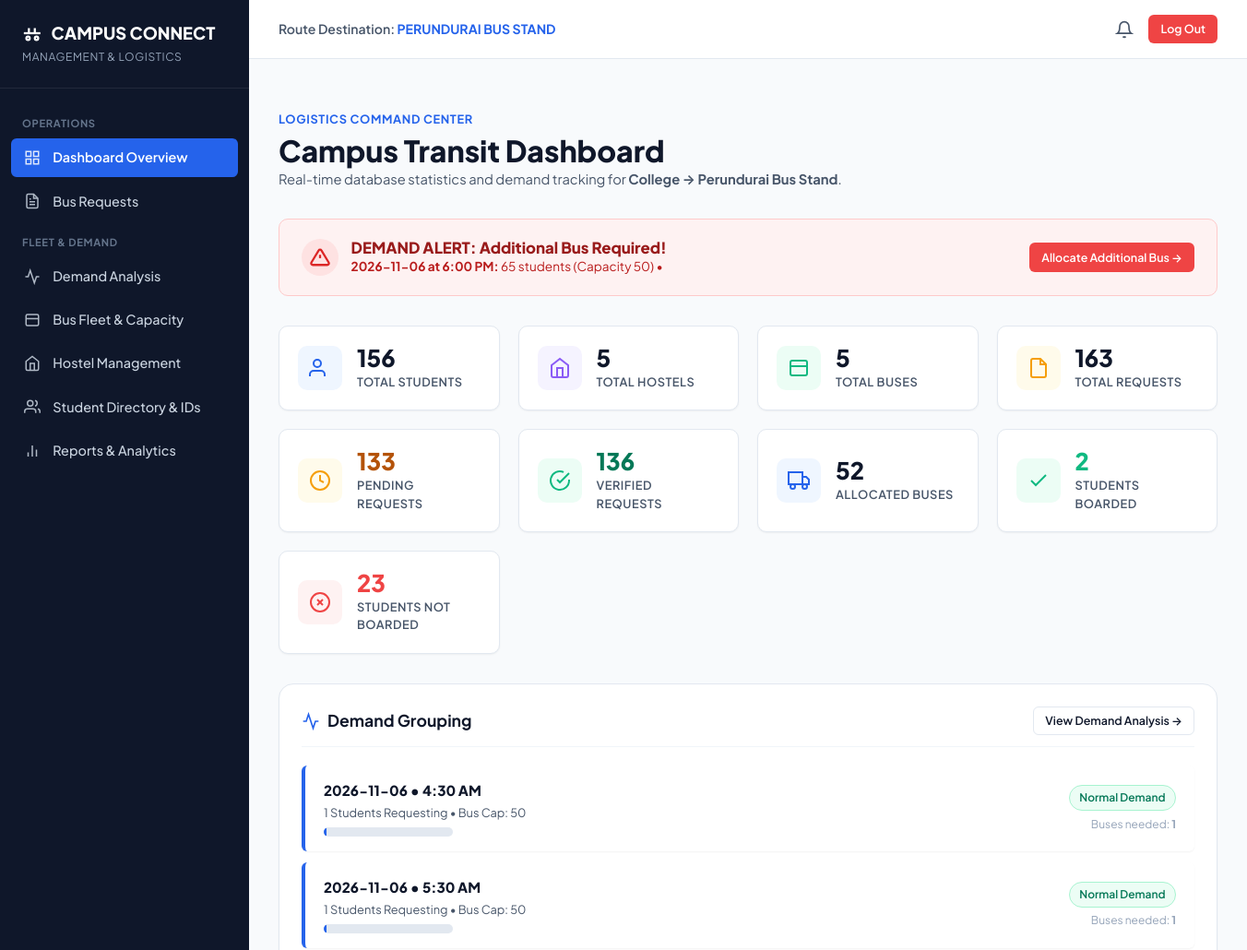
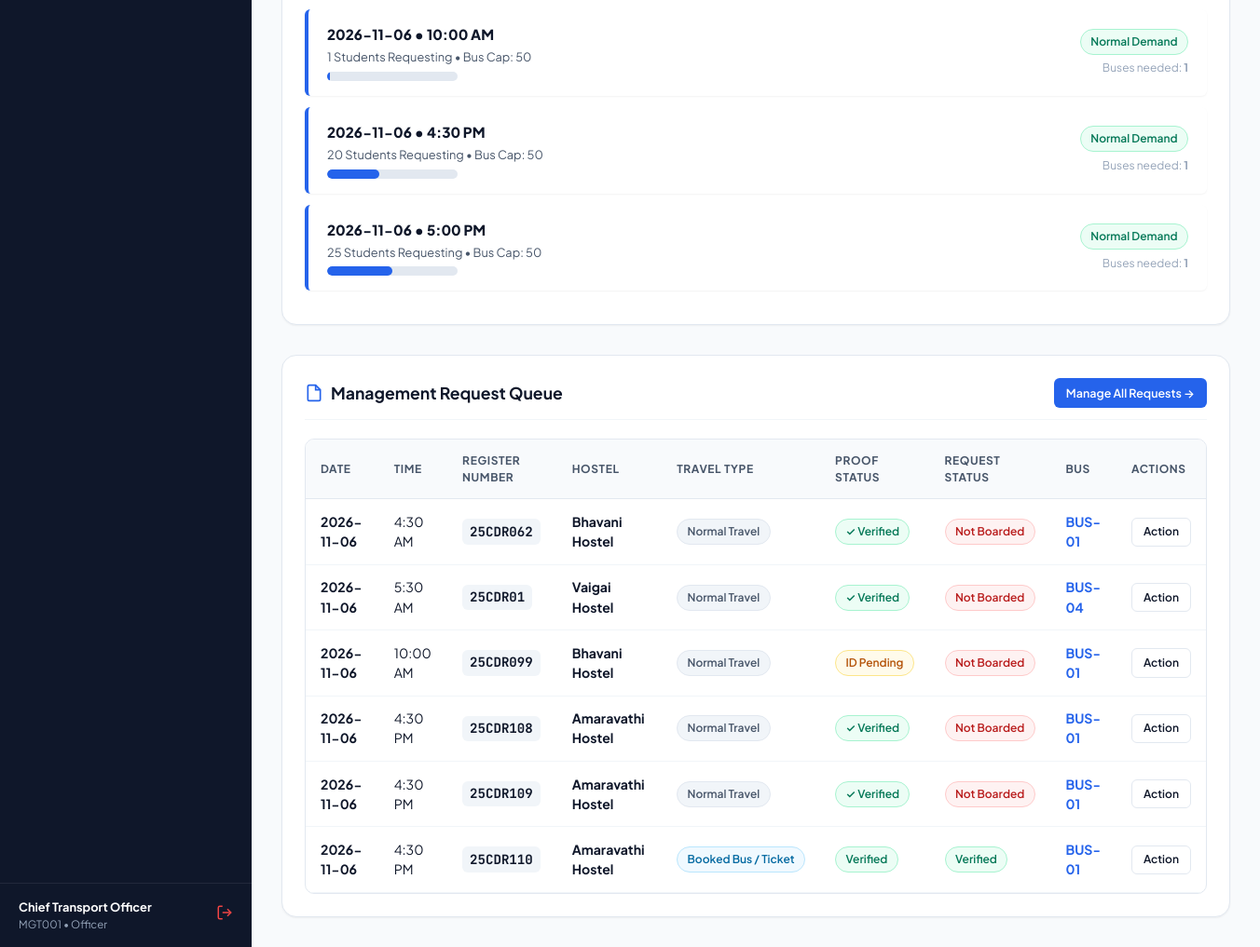
Page /management/dashboard (signed in) on the committed database (2 pictures, top to bottom).
### tables this page shows
CREATE TABLE "bus_requests" (
                id INTEGER PRIMARY KEY AUTOINCREMENT,
                student_id INTEGER NOT NULL,
                hostel_id INTEGER NOT NULL,
                travel_date TEXT NOT NULL,
                required_time TEXT NOT NULL,
                travel_type TEXT NOT NULL CHECK(travel_type IN ('Normal Travel', 'Special Permission', 'Booked Bus / Ticket')),
                travel_reason TEXT,
                proof_path TEXT,
                proof_status TEXT DEFAULT 'Not Uploaded' CHECK(proof_status IN ('Not Uploaded', 'Uploaded', 'Under Review', 'Verified', 'Rejected')),
                request_status TEXT DEFAULT 'Pending' CHECK(request_status IN ('Pending', 'Under Review', 'Verified', 'Bus Allocated', 'Boarding Open', 'Boarded', 'Not Boarded', 'Cancelled', 'Rejected', 'Completed')),
                bus_id INTEGER,
                cancellation_reason TEXT,
                created_at TIMESTAMP DEFAULT CURRENT_TIMESTAMP,
                updated_at TIMESTAMP DEFAULT CURRENT_TIMESTAMP,
                FOREIGN KEY (student_id) REFERENCES users (id) ON DELETE CASCADE,
                FOREIGN KEY (hostel_id) REFERENCES hostels (id) ON DELETE RESTRICT,
                FOREIGN KEY (bus_id) REFERENCES buses (id) ON DELETE SET NULL
            );

CREATE TABLE users (
    id INTEGER PRIMARY KEY AUTOINCREMENT,
    name TEXT NOT NULL,
    register_number TEXT UNIQUE,
    email TEXT UNIQUE NOT NULL,
    password_hash TEXT NOT NULL,
    phone TEXT,
    department TEXT,
    year INTEGER,
    hostel_id INTEGER,
    role TEXT NOT NULL CHECK(role IN ('student', 'management')),
    id_card_path TEXT,
    verification_status TEXT DEFAULT 'Pending' CHECK(verification_status IN ('Pending', 'Verified', 'Rejected')),
    created_at TIMESTAMP DEFAULT CURRENT_TIMESTAMP,
    FOREIGN KEY (hostel_id) REFERENCES hostels (id) ON DELETE SET NULL
);

CREATE TABLE hostels (
    id INTEGER PRIMARY KEY AUTOINCREMENT,
    hostel_name TEXT UNIQUE NOT NULL,
    status TEXT DEFAULT 'Active' CHECK(status IN ('Active', 'Inactive')),
    created_at TIMESTAMP DEFAULT CURRENT_TIMESTAMP
);

CREATE TABLE buses (
    id INTEGER PRIMARY KEY AUTOINCREMENT,
    bus_number TEXT UNIQUE NOT NULL,
    bus_name TEXT NOT NULL,
    capacity INTEGER NOT NULL DEFAULT 50,
    driver_name TEXT NOT NULL,
    driver_contact TEXT NOT NULL,
    route TEXT NOT NULL DEFAULT 'College → Perundurai Bus Stand',
    status TEXT DEFAULT 'Active' CHECK(status IN ('Active', 'Inactive', 'Maintenance')),
    created_at TIMESTAMP DEFAULT CURRENT_TIMESTAMP
);

### routes/management_routes.py (the view)
@management_bp.route('/dashboard')
@login_required
@role_required('management')
def dashboard():
    sim_time = get_current_simulated_time()
    BoardingService.sync_and_check_missed_boarding(sim_time)
    metrics = RequestModel.get_dashboard_metrics()
    hashmap_view = RequestService.get_management_request_view()
    timeline = BusService.get_schedule_timeline_data(simulated_datetime=sim_time)
    active_buses = BusModel.get_all_with_occupancy()
    recent_requests = hashmap_view['sorted_requests'][:6]
    unread_notifications = NotificationService.get_unread_count(session['user_id'])
    return render_template(
        'management/dashboard.html',
        metrics=metrics,
        high_demand_slots=hashmap_view['high_demand_slots'],
        demand_analysis=hashmap_view['demand_analysis'][:5],
        recent_requests=recent_requests,
        timeline=timeline[:4],
        buses=active_buses,
        unread_notifications=unread_notifications,
        simulated_time_str=session.get('simulated_datetime')
    )

### templates/management/dashboard.html (shortened to what this page needs)
{% extends "management/base_management.html" %}
{% block content %}
<div style="margin-bottom: 2rem;">
  <span style="font-size: 0.8rem; font-weight: 700; color: var(--primary); text-transform: uppercase; letter-spacing: 0.05em;">Logistics Command Center</span>
  <h1 style="font-size: 2rem; font-weight: 800; margin-top: 0.2rem;">Campus Transit Dashboard</h1>
  <p style="color: var(--text-secondary); font-size: 0.92rem;">
    Real-time database statistics and demand tracking for <strong>College &rarr; Perundurai Bus Stand</strong>.
  </p>
</div>
{% if high_demand_slots %}
  <div style="background: #fef2f2; border: 1px solid #fecaca; border-radius: var(--radius-md); padding: 1.25rem 1.5rem; margin-bottom: 2rem; display: flex; align-items: center; justify-content: space-between; flex-wrap: wrap; gap: 1rem;">
    <div style="display: flex; align-items: center; gap: 0.85rem;">
      <div style="width: 40px; height: 40px; background: #fee2e2; color: #dc2626; border-radius: 50%; display: flex; align-items: center; justify-content: center; flex-shrink: 0;">
        <svg width="22" height="22" viewBox="0 0 24 24" fill="none" stroke="currentColor" stroke-width="2.5"><path d="M10.29 3.86L1.82 18a2 2 0 0 0 1.71 3h16.94a2 2 0 0 0 1.71-3L13.71 3.86a2 2 0 0 0-3.42 0z"></path><line x1="12" y1="9" x2="12" y2="13"></line><line x1="12" y1="17" x2="12.01" y2="17"></line></svg>
      </div>
      <div>
        <h4 style="color: #991b1b; font-size: 1.05rem; font-weight: 800;">DEMAND ALERT: Additional Bus Required!</h4>
        <div style="font-size: 0.85rem; color: #b91c1c;">
          {% for slot in high_demand_slots %}
            <strong>{{ slot.travel_date }} at {{ slot.formatted_time }}:</strong> {{ slot.student_count }} students (Capacity {{ slot.bus_capacity }}) &bull;
          {% endfor %}
        </div>
      </div>
    </div>
    <a href="{{ url_for('management.requests_view') }}" class="btn btn-danger btn-sm">Allocate Additional Bus &rarr;</a>
  </div>
{% endif %}
<div class="stats-grid">
  <div class="stat-card">
    <div class="stat-icon blue">
      <svg width="24" height="24" viewBox="0 0 24 24" fill="none" stroke="currentColor" stroke-width="2"><path d="M17 21v-2a4 4 0 0 0-4-4H5a4 4 0 0 0-4 4v2"></path><circle cx="9" cy="7" r="4"></circle></svg>
    </div>
    <div class="stat-info">
      <div class="stat-value">{{ metrics.total_students }}</div>
      <div class="stat-label">Total Students</div>
    </div>
  </div>
  <div class="stat-card">
    <div class="stat-icon purple">
      <svg width="24" height="24" viewBox="0 0 24 24" fill="none" stroke="currentColor" stroke-width="2"><path d="M3 9l9-7 9 7v11a2 2 0 0 1-2 2H5a2 2 0 0 1-2-2z"></path><polyline points="9 22 9 12 15 12 15 22"></polyline></svg>
    </div>
    <div class="stat-info">
      <div class="stat-value">{{ metrics.total_hostels }}</div>
      <div class="stat-label">Total Hostels</div>
    </div>
  </div>
  <div class="stat-card">
    <div class="stat-icon green">
      <svg width="24" height="24" viewBox="0 0 24 24" fill="none" stroke="currentColor" stroke-width="2"><rect x="3" y="4" width="18" height="16" rx="2"></rect><line x1="3" y1="10" x2="21" y2="10"></line></svg>
    </div>
    <div class="stat-info">
      <div class="stat-value">{{ metrics.total_buses }}</div>
      <div class="stat-label">Total Buses</div>
    </div>
  </div>
  <div class="stat-card">
    <div class="stat-icon amber">
      <svg width="24" height="24" viewBox="0 0 24 24" fill="none" stroke="currentColor" stroke-width="2"><path d="M14 2H6a2 2 0 0 0-2 2v16a2 2 0 0 0 2 2h12a2 2 0 0 0 2-2V8z"></path><polyline points="14 2 14 8 20 8"></polyline></svg>
    </div>
    <div class="stat-info">
      <div class="stat-value">{{ metrics.total_requests }}</div>
      <div class="stat-label">Total Requests</div>
    </div>
  </div>
  <div class="stat-card">
    <div class="stat-icon amber">
      <svg width="24" height="24" viewBox="0 0 24 24" fill="none" stroke="currentColor" stroke-width="2"><circle cx="12" cy="12" r="10"></circle><polyline points="12 6 12 12 16 14"></polyline></svg>
    </div>
    <div class="stat-info">
      <div class="stat-value" style="color: var(--warning-dark);">{{ metrics.pending_requests }}</div>
      <div class="stat-label">Pending Requests</div>
    </div>
  </div>
  <div class="stat-card">
    <div class="stat-icon green">
      <svg width="24" height="24" viewBox="0 0 24 24" fill="none" stroke="currentColor" stroke-width="2"><path d="M22 11.08V12a10 10 0 1 1-5.93-9.14"></path><polyline points="22 4 12 14.01 9 11.01"></polyline></svg>
    </div>
    <div class="stat-info">
      <div class="stat-value" style="color: var(--success-dark);">{{ metrics.verified_requests }}</div>
      <div class="stat-label">Verified Requests</div>
    </div>
  </div>
  <div class="stat-card">
    <div class="stat-icon blue">
      <svg width="24" height="24" viewBox="0 0 24 24" fill="none" stroke="currentColor" stroke-width="2"><rect x="1" y="3" width="15" height="13"></rect><polygon points="16 8 20 8 23 11 23 16 16 16 16 8"></polygon><circle cx="5.5" cy="18.5" r="2.5"></circle><circle cx="18.5" cy="18.5" r="2.5"></circle></svg>
    </div>
    <div class="stat-info">
      <div class="stat-value">{{ metrics.allocated_requests }}</div>
      <div class="stat-label">Allocated Buses</div>
    </div>
  </div>
  <div class="stat-card">
    <div class="stat-icon green">
      <svg width="24" height="24" viewBox="0 0 24 24" fill="none" stroke="currentColor" stroke-width="2"><polyline points="20 6 9 17 4 12"></polyline></svg>
    </div>
    <div class="stat-info">
      <div class="stat-value" style="color: var(--success);">{{ metrics.students_boarded }}</div>
      <div class="stat-label">Students Boarded</div>
    </div>
  </div>
  <div class="stat-card">
    <div class="stat-icon red">
      <svg width="24" height="24" viewBox="0 0 24 24" fill="none" stroke="currentColor" stroke-width="2"><circle cx="12" cy="12" r="10"></circle><line x1="15" y1="9" x2="9" y2="15"></line><line x1="9" y1="9" x2="15" y2="15"></line></svg>
    </div>
    <div class="stat-info">
      <div class="stat-value" style="color: var(--danger);">{{ metrics.students_not_boarded }}</div>
      <div class="stat-label">Students Not Boarded</div>
    </div>
  </div>
</div>
<div class="card" style="margin-bottom: 2rem;">
  <div class="card-header">
    <div class="card-title">
      <svg width="20" height="20" viewBox="0 0 24 24" fill="none" stroke="currentColor" stroke-width="2" style="color: var(--primary);"><polyline points="22 12 18 12 15 21 9 3 6 12 2 12"></polyline></svg>
      <span>Demand Grouping</span>
    </div>
    <a href="{{ url_for('management.demand_analysis') }}" class="btn btn-secondary btn-sm">View Demand Analysis &rarr;</a>
  </div>
  {% if demand_analysis %}
    {% for slot in demand_analysis %}
      <div class="demand-card {% if slot.is_high_demand %}high-demand{% endif %}">
        <div>
          <div style="font-weight: 800; font-size: 0.95rem; color: var(--text-primary);">
            {{ slot.travel_date }} &bull; {{ slot.formatted_time }}
          </div>
          <div style="font-size: 0.8rem; color: var(--text-secondary); margin-top: 0.2rem;">
            {{ slot.student_count }} Students Requesting &bull; Bus Cap: {{ slot.bus_capacity }}
          </div>
          <div class="capacity-meter">
            <div class="capacity-fill {% if slot.is_high_demand %}high{% elif slot.occupancy_pct >= 80 %}mid{% endif %}" style="width: {{ [slot.occupancy_pct, 100]|min }}%;"></div>
          </div>
        </div>
        <div style="text-align: right;">
          <span class="badge {{ slot.status_class }}">{{ slot.status_label }}</span>
          <div style="font-size: 0.75rem; color: var(--text-muted); margin-top: 0.35rem;">
            Buses needed: <strong>{{ slot.required_buses }}</strong>
          </div>
        </div>
      </div>
    {% endfor %}
  {% else %}
    <p style="color: var(--text-muted); text-align: center; padding: 2rem;">No travel requests queued yet.</p>
  {% endif %}
</div>
<div class="card">
  <div class="card-header">
    <div class="card-title">
      <svg width="20" height="20" viewBox="0 0 24 24" fill="none" stroke="currentColor" stroke-width="2" style="color: var(--primary);"><path d="M14 2H6a2 2 0 0 0-2 2v16a2 2 0 0 0 2 2h12a2 2 0 0 0 2-2V8z"></path><polyline points="14 2 14 8 20 8"></polyline></svg>
      <span>Management Request Queue</span>
    </div>
    <a href="{{ url_for('management.requests_view') }}" class="btn btn-primary btn-sm">Manage All Requests &rarr;</a>
  </div>
  <div class="table-responsive">
    <table class="data-table">
      <thead>
        <tr>
          <th>Date</th>
          <th>Time</th>
          <th>Register Number</th>
          <th>Hostel</th>
          <th>Travel Type</th>
          <th>Proof Status</th>
          <th>Request Status</th>
          <th>Bus</th>
          <th>Actions</th>
        </tr>
      </thead>
      <tbody>
        {% for r in recent_requests %}
          <tr>
            <td><strong>{{ r.travel_date }}</strong></td>
            <td>{{ r.formatted_time }}</td>
            <td><span class="table-reg-no">{{ r.register_number }}</span></td>
            <td><strong>{{ r.hostel_name }}</strong></td>
            <td>
              <span class="badge {% if r.travel_type == 'Booked Bus / Ticket' %}badge-info{% elif r.travel_type == 'Special Permission' %}badge-warning{% else %}badge-secondary{% endif %}">
                {{ r.travel_type }}
              </span>
            </td>
            <td>
              {% if r.proof_path %}
                <span class="badge {% if r.proof_status == 'Verified' %}badge-success{% elif r.proof_status == 'Rejected' %}badge-danger{% elif r.proof_status in ['Uploaded', 'Under Review'] %}badge-warning{% else %}badge-secondary{% endif %}">
                  {{ r.proof_status }}
                </span>
              {% elif r.proof_status == 'Verified' or r.id_card_status == 'Verified' %}
                <span class="badge badge-success" title="Student College ID is verified on file">&check; Verified</span>
              {% elif r.proof_status == 'Rejected' or r.id_card_status == 'Rejected' %}
                <span class="badge badge-danger">&cross; Rejected</span>
              {% elif r.travel_type == 'Booked Bus / Ticket' %}
                <span class="badge badge-warning">Ticket Required</span>
              {% else %}
                <span class="badge badge-warning">ID Pending</span>
              {% endif %}
            </td>
            <td>
              <span class="badge {% if r.request_status in ['Boarded', 'Verified'] %}badge-success{% elif r.request_status == 'Bus Allocated' %}badge-info{% elif r.request_status == 'Not Boarded' %}badge-danger{% else %}badge-warning{% endif %}">
                {{ r.request_status }}
              </span>
            </td>
            <td>
              {% if r.bus_number %}
                <strong style="color: var(--primary);">{{ r.bus_number }}</strong>
              {% else %}
                <span style="color: var(--text-muted);">&mdash;</span>
              {% endif %}
            </td>
            <td>
              <a href="{{ url_for('management.requests_view') }}" class="btn btn-secondary btn-sm" style="font-size: 0.75rem;">Action</a>
            </td>
          </tr>
        {% else %}
          <tr>
            <td colspan="9" style="text-align: center; color: var(--text-muted); padding: 2.5rem;">No student travel requests submitted yet.</td>
          </tr>
        {% endfor %}
      </tbody>
    </table>
  </div>
</div>
{% endblock %}

### rows in the picture
bus_requests: travel_date "2026-11-06", formatted_time "4:30 AM", register_number "25CDR062", hostel_name "Bhavani Hostel", travel_type "Normal Travel", proof_status "✓ Verified", request_status "Not Boarded", bus_number "BUS-01"
bus_requests: travel_date "2026-11-06", formatted_time "5:30 AM", register_number "25CDR01", hostel_name "Vaigai Hostel", travel_type "Normal Travel", proof_status "✓ Verified", request_status "Not Boarded", bus_number "BUS-04"
bus_requests: travel_date "2026-11-06", formatted_time "10:00 AM", register_number "25CDR099", hostel_name "Bhavani Hostel", travel_type "Normal Travel", proof_status "ID Pending", request_status "Not Boarded", bus_number "BUS-01"
bus_requests: travel_date "2026-11-06", formatted_time "4:30 PM", register_number "25CDR108", hostel_name "Amaravathi Hostel", travel_type "Normal Travel", proof_status "✓ Verified", request_status "Not Boarded", bus_number "BUS-01"
bus_requests: travel_date "2026-11-06", formatted_time "4:30 PM", register_number "25CDR109", hostel_name "Amaravathi Hostel", travel_type "Normal Travel", proof_status "✓ Verified", request_status "Not Boarded", bus_number "BUS-01"
bus_requests: travel_date "2026-11-06", formatted_time "4:30 PM", register_number "25CDR110", hostel_name "Amaravathi Hostel", travel_type "Booked Bus / Ticket", proof_status "Verified", request_status "Verified", bus_number "BUS-01"

### other values in the picture
{{ current_user_name }} "Chief Transport Officer"
{{ current_user_reg }} "MGT001"
{{ slot.travel_date }} "2026-11-06"
{{ slot.formatted_time }} "6:00 PM"
{{ slot.student_count }} "65"
{{ slot.bus_capacity }} "50"
{{ metrics.total_students }} "156"
{{ metrics.total_hostels }} "5"
{{ metrics.total_buses }} "5"
{{ metrics.total_requests }} "163"
{{ metrics.pending_requests }} "133"
{{ metrics.verified_requests }} "136"
{{ metrics.allocated_requests }} "52"
{{ metrics.students_boarded }} "2"
{{ metrics.students_not_boarded }} "23"
